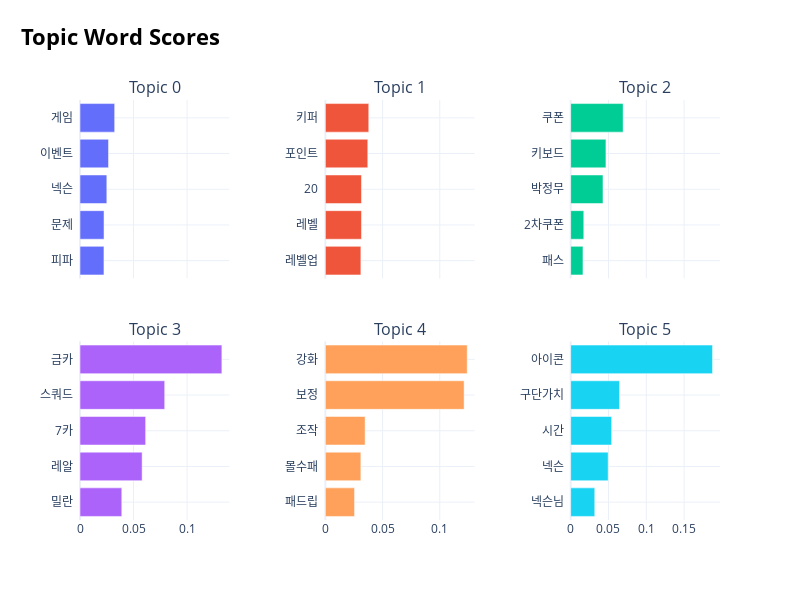

Notebook code for this chart:
### Code cell
model.visualize_barchart()

### Figure 1 — Plotly figure (JSON) as saved in the notebook; plotly's stock layout.template omitted (floating-point values rounded to 4 significant figures)
{"data": [{"orientation": "h", "type": "bar", "x": [0.02237, 0.02244, 0.02505, 0.02664, 0.03238], "xaxis": "x", "y": ["피파  ", "문제  ", "넥슨  ", "이벤트  ", "게임  "], "yaxis": "y"}, {"orientation": "h", "type": "bar", "x": [0.03104, 0.03158, 0.03158, 0.03709, 0.03795], "xaxis": "x2", "y": ["레벨업  ", "레벨  ", "20  ", "포인트  ", "키퍼  "], "yaxis": "y2"}, {"orientation": "h", "type": "bar", "x": [0.01626, 0.01735, 0.04274, 0.04662, 0.06938], "xaxis": "x3", "y": ["패스  ", "2차쿠폰  ", "박정무  ", "키보드  ", "쿠폰  "], "yaxis": "y3"}, {"orientation": "h", "type": "bar", "x": [0.03902, 0.05803, 0.06131, 0.07911, 0.1325], "xaxis": "x4", "y": ["밀란  ", "레알  ", "7카  ", "스쿼드  ", "금카  "], "yaxis": "y4"}, {"orientation": "h", "type": "bar", "x": [0.02551, 0.03104, 0.03475, 0.1213, 0.124], "xaxis": "x5", "y": ["패드립  ", "몰수패  ", "조작  ", "보정  ", "강화  "], "yaxis": "y5"}, {"orientation": "h", "type": "bar", "x": [0.03187, 0.04958, 0.05422, 0.06457, 0.1876], "xaxis": "x6", "y": ["넥슨님  ", "넥슨  ", "시간  ", "구단가치  ", "아이콘  "], "yaxis": "y6"}], "layout": {"annotations": [{"font": {"size": 16}, "showarrow": false, "text": "Topic 0", "x": 0.1167, "xanchor": "center", "xref": "paper", "y": 1, "yanchor": "bottom", "yref": "paper"}, {"font": {"size": 16}, "showarrow": false, "text": "Topic 1", "x": 0.5, "xanchor": "center", "xref": "paper", "y": 1, "yanchor": "bottom", "yref": "paper"}, {"font": {"size": 16}, "showarrow": false, "text": "Topic 2", "x": 0.8833, "xanchor": "center", "xref": "paper", "y": 1, "yanchor": "bottom", "yref": "paper"}, {"font": {"size": 16}, "showarrow": false, "text": "Topic 3", "x": 0.1167, "xanchor": "center", "xref": "paper", "y": 0.425, "yanchor": "bottom", "yref": "paper"}, {"font": {"size": 16}, "showarrow": false, "text": "Topic 4", "x": 0.5, "xanchor": "center", "xref": "paper", "y": 0.425, "yanchor": "bottom", "yref": "paper"}, {"font": {"size": 16}, "showarrow": false, "text": "Topic 5", "x": 0.8833, "xanchor": "center", "xref": "paper", "y": 0.425, "yanchor": "bottom", "yref": "paper"}], "height": 600, "hoverlabel": {"bgcolor": "white", "font": {"family": "Rockwell", "size": 16}}, "showlegend": false, "title": {"font": {"color": "Black", "size": 22}, "text": "<b>Topic Word Scores", "x": 0.15, "xanchor": "center", "y": 0.95, "yanchor": "top"}, "width": 800, "xaxis": {"anchor": "y", "domain": [0, 0.2333], "matches": "x4", "showgrid": true, "showticklabels": false}, "xaxis2": {"anchor": "y2", "domain": [0.3833, 0.6167], "matches": "x5", "showgrid": true, "showticklabels": false}, "xaxis3": {"anchor": "y3", "domain": [0.7667, 1.0], "matches": "x6", "showgrid": true, "showticklabels": false}, "xaxis4": {"anchor": "y4", "domain": [0, 0.2333], "showgrid": true}, "xaxis5": {"anchor": "y5", "domain": [0.3833, 0.6167], "showgrid": true}, "xaxis6": {"anchor": "y6", "domain": [0.7667, 1.0], "showgrid": true}, "yaxis": {"anchor": "x", "domain": [0.575, 1], "showgrid": true}, "yaxis2": {"anchor": "x2", "domain": [0.575, 1], "showgrid": true}, "yaxis3": {"anchor": "x3", "domain": [0.575, 1], "showgrid": true}, "yaxis4": {"anchor": "x4", "domain": [0, 0.425], "showgrid": true}, "yaxis5": {"anchor": "x5", "domain": [0, 0.425], "showgrid": true}, "yaxis6": {"anchor": "x6", "domain": [0, 0.425], "showgrid": true}}}
